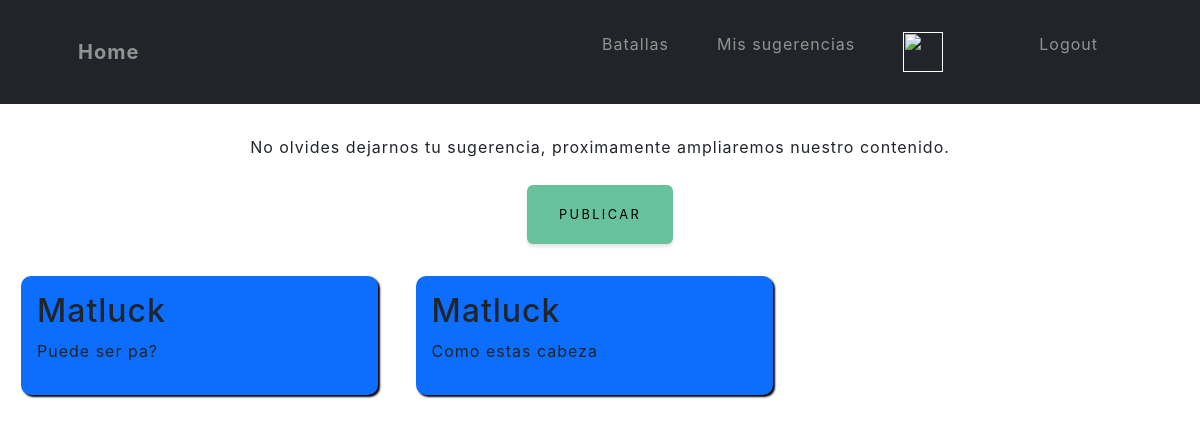
The app's page /blog/recomendaciones/, older data.
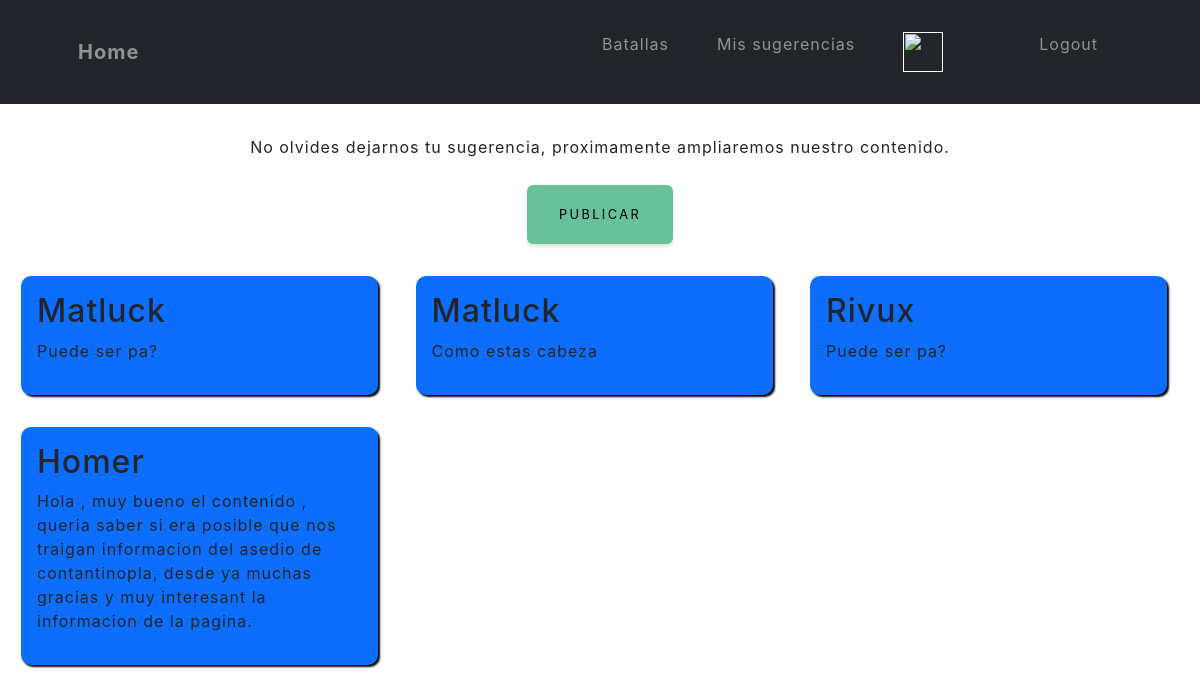
The same page, newer data.
### blog/models.py (models this page shows)
class Recomendacion(models.Model):
    usuario = models.ForeignKey(User, on_delete=models.CASCADE)
    contenido = models.TextField()
    fecha = models.DateTimeField(auto_now_add=True)

### blog/views.py (the view)
# urls.py: path('recomendaciones/', views.recomendacion_view, name='recomendaciones'),
def recomendacion_view(request):
    recomendaciones = Recomendacion.objects.all()
    return render(request, 'blog/blog.html', {'recomendaciones': recomendaciones})

### blog/templates/blog/blog.html (shortened to what this page needs)
<div>
    {% extends "HistoryBattlesApp/base.html" %}
    {% load static %}
    {% block spaceContent %}
    <p style="text-align: center;">No olvides dejarnos tu sugerencia, proximamente ampliaremos nuestro contenido.</p>
    <form method="post" enctype="multipart/form-data" style="text-align: center;">
        <button type="submit" class="btn btn-success" style="text-decoration: none; color: black; margin-top: 10px;">Publicar</button>
    </form>
    {% for recomendacion in recomendaciones %}
    <div class="blog-container">
        <h2>{{ recomendacion.usuario }}</h2>
        <p >{{ recomendacion.contenido }}</p>
    </div>
    {% endfor %}
    {% endblock %}

Row changes from the older to the newer data that the page shows:
added Recomendacion: usuario "Rivux", contenido "Puede ser pa?"
added Recomendacion: usuario "Homer", contenido "Hola , muy bueno el contenido , queria saber si era posible que nos traigan informacion del asedio de contantinopla, desde ya muchas gracias y muy interesant la informacion de la pagina."
